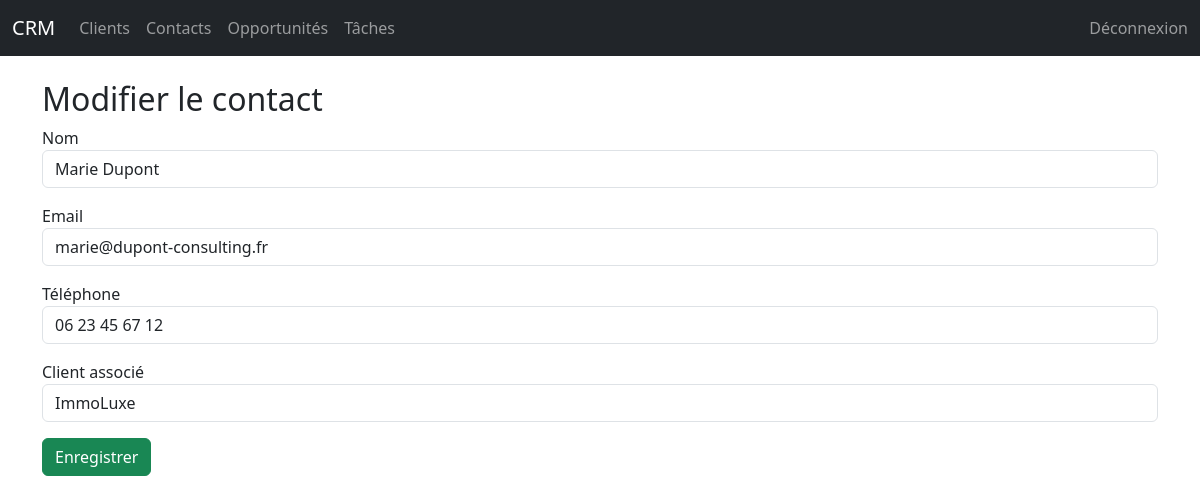
Page /contacts/1/edit/ (signed in) on the committed database.
### crm/models.py (models this page shows, shortened)
class Contact(models.Model):
    client = models.ForeignKey(Client, on_delete=models.CASCADE, related_name="contacts")
    name = models.CharField(max_length=200)
    email = models.EmailField(blank=True, null=True)
    phone = models.CharField(max_length=50, blank=True, null=True)

### crm/views.py (the view, shortened to what this page needs)
# urls.py: path("contacts/<int:id>/edit/", views.contact_edit),
@login_required
def contact_edit(request, id):
    contact = Contact.objects.get(id=id)
    if not request.user.is_staff and contact.client.owner != request.user:
        return redirect("/")
    clients = Client.objects.filter(owner=request.user)
    return render(request, "crm/contact_form.html", {"contact": contact, "clients": clients})

### crm/templates/crm/contact_form.html (shortened to what this page needs)
{% extends "base.html" %}
{% block content %}
<h2>{% if contact %}Modifier le contact{% else %}Nouveau contact{% endif %}</h2>
<form method="POST">
    <div class="mb-3">
        <label>Nom</label>
        <input name="name" class="form-control" value="{{ contact.name }}">
    </div>
    <div class="mb-3">
        <label>Email</label>
        <input name="email" class="form-control" value="{{ contact.email }}">
    </div>
    <div class="mb-3">
        <label>Téléphone</label>
        <input name="phone" class="form-control" value="{{ contact.phone }}">
    </div>
    <div class="mb-3">
        <label>Client associé</label>
        <select name="client_id" class="form-control">
            {% for c in clients %}
            <option value="{{ c.id }}" {% if contact.client.id == c.id %}selected{% endif %}>
                {{ c.name }}
            </option>
            {% endfor %}
        </select>
    </div>
    <button class="btn btn-success">Enregistrer</button>
</form>
{% endblock %}

### rows in the picture
Contact: name "Marie Dupont", email "marie@dupont-consulting.fr", phone "06 23 45 67 12"

### other values in the picture
form field client_id "ImmoLuxe"
